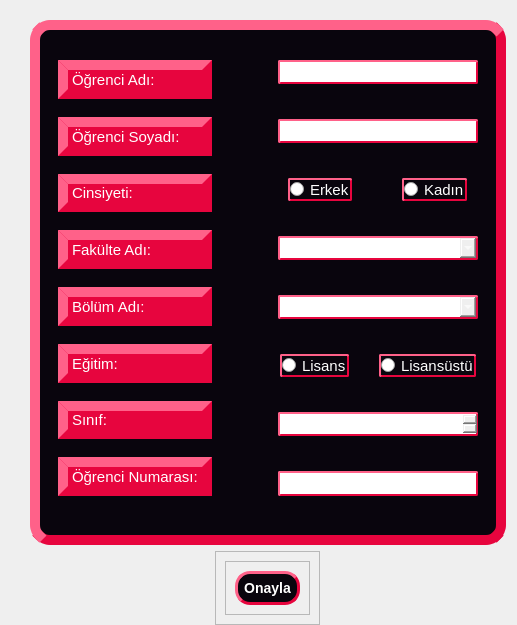
         <widget class="QWidget" name="pageOgrEkle">
          <layout class="QVBoxLayout" name="verticalLayout_8" stretch="0,0">
           <property name="leftMargin">
            <number>30</number>
           </property>
           <property name="topMargin">
            <number>20</number>
           </property>
           <property name="bottomMargin">
            <number>0</number>
           </property>
           <item alignment="Qt::AlignHCenter|Qt::AlignVCenter">
            <widget class="QFrame" name="frame_5">
             <property name="styleSheet">
              <string notr="true">QFrame{
background-color: rgb(9,5,13);
border-color: rgb(231, 5, 62);
border-width: 10px;
border-style: outset;
border-radius: 20px;
}</string>
             </property>
             <property name="frameShape">
              <enum>QFrame::StyledPanel</enum>
             </property>
             <property name="frameShadow">
              <enum>QFrame::Raised</enum>
             </property>
             <layout class="QHBoxLayout" name="horizontalLayout_12" stretch="50,50">
              <property name="topMargin">
               <number>30</number>
              </property>
              <property name="bottomMargin">
               <number>30</number>
              </property>
              <item alignment="Qt::AlignHCenter">
               <widget class="QFrame" name="frame_33">
                <property name="styleSheet">
                 <string notr="true">border:none;</string>
                </property>
                <property name="frameShape">
                 <enum>QFrame::StyledPanel</enum>
                </property>
                <property name="frameShadow">
                 <enum>QFrame::Raised</enum>
                </property>
                <layout class="QVBoxLayout" name="verticalLayout_31">
                 <property name="spacing">
                  <number>18</number>
                 </property>
                 <property name="topMargin">
                  <number>0</number>
                 </property>
                 <property name="rightMargin">
                  <number>30</number>
                 </property>
                 <property name="bottomMargin">
                  <number>9</number>
                 </property>
                 <item>
                  <widget class="QLabel" name="label_2">
                   <property name="minimumSize">
                    <size>
                     <width>0</width>
                     <height>0</height>
                    </size>
                   </property>
                   <property name="font">
                    <font>
                     <pointsize>-1</pointsize>
                    </font>
                   </property>
                   <property name="styleSheet">
                    <string notr="true">QLabel{
background-color: rgb(231, 5, 62);
border-color: rgb(231, 5, 62);
border-width: 10px;
border-style: outset;
border-radius: 20px;
color:rgb(255,255,255);
font-size: 15px;
}
</string>
                   </property>
                   <property name="text">
                    <string>Öğrenci Adı:</string>
                   </property>
                  </widget>
                 </item>
                 <item>
                  <widget class="QLabel" name="label_3">
                   <property name="minimumSize">
                    <size>
                     <width>0</width>
                     <height>0</height>
                    </size>
                   </property>
                   <property name="font">
                    <font>
                     <pointsize>-1</pointsize>
                    </font>
                   </property>
                   <property name="styleSheet">
                    <string notr="true">QLabel{
background-color: rgb(231, 5, 62);
border-color: rgb(231, 5, 62);
border-width: 10px;
border-style: outset;
border-radius: 20px;
color:rgb(255,255,255);
font-size: 15px;
}
</string>
                   </property>
                   <property name="text">
                    <string>Öğrenci Soyadı:</string>
                   </property>
                  </widget>
                 </item>
                 <item>
                  <widget class="QLabel" name="label_4">
                   <property name="minimumSize">
                    <size>
                     <width>0</width>
                     <height>0</height>
                    </size>
                   </property>
                   <property name="font">
                    <font>
                     <pointsize>-1</pointsize>
                    </font>
                   </property>
                   <property name="styleSheet">
                    <string notr="true">QLabel{
background-color: rgb(231, 5, 62);
border-color: rgb(231, 5, 62);
border-width: 10px;
border-style: outset;
border-radius: 20px;
color:rgb(255,255,255);
font-size: 15px;
}
</string>
                   </property>
                   <property name="text">
                    <string>Cinsiyeti:</string>
                   </property>
                  </widget>
                 </item>
                 <item>
                  <widget class="QLabel" name="label_5">
                   <property name="minimumSize">
                    <size>
                     <width>0</width>
                     <height>0</height>
                    </size>
                   </property>
                   <property name="font">
                    <font>
                     <pointsize>-1</pointsize>
                    </font>
                   </property>
                   <property name="styleSheet">
                    <string notr="true">QLabel{
background-color: rgb(231, 5, 62);
border-color: rgb(231, 5, 62);
border-width: 10px;
border-style: outset;
border-radius: 20px;
color:rgb(255,255,255);
font-size: 15px;
}
</string>
                   </property>
                   <property name="text">
                    <string>Fakülte Adı:</string>
                   </property>
                  </widget>
                 </item>
                 <item>
                  <widget class="QLabel" name="label_6">
                   <property name="minimumSize">
                    <size>
                     <width>0</width>
                     <height>0</height>
                    </size>
                   </property>
                   <property name="font">
                    <font>
                     <pointsize>-1</pointsize>
                    </font>
                   </property>
                   <property name="styleSheet">
                    <string notr="true">QLabel{
background-color: rgb(231, 5, 62);
border-color: rgb(231, 5, 62);
border-width: 10px;
border-style: outset;
border-radius: 20px;
color:rgb(255,255,255);
font-size: 15px;
}
</string>
                   </property>
                   <property name="text">
                    <string>Bölüm Adı:</string>
                   </property>
                  </widget>
                 </item>
                 <item>
                  <widget class="QLabel" name="label_20">
                   <property name="styleSheet">
                    <string notr="true">QLabel{
background-color: rgb(231, 5, 62);
border-color: rgb(231, 5, 62);
border-width: 10px;
border-style: outset;
border-radius: 20px;
color:rgb(255,255,255);
font-size: 15px;
}
</string>
                   </property>
                   <property name="text">
                    <string>Eğitim:</string>
                   </property>
                  </widget>
                 </item>
                 <item>
                  <widget class="QLabel" name="label_7">
                   <property name="minimumSize">
                    <size>
                     <width>0</width>
                     <height>0</height>
                    </size>
                   </property>
                   <property name="font">
                    <font>
                     <pointsize>-1</pointsize>
                    </font>
                   </property>
                   <property name="styleSheet">
                    <string notr="true">QLabel{
background-color: rgb(231, 5, 62);
border-color: rgb(231, 5, 62);
border-width: 10px;
border-style: outset;
border-radius: 20px;
color:rgb(255,255,255);
font-size: 15px;
}
</string>
                   </property>
                   <property name="text">
                    <string>Sınıf:</string>
                   </property>
                  </widget>
                 </item>
                 <item>
                  <widget class="QLabel" name="label_8">
                   <property name="minimumSize">
                    <size>
                     <width>0</width>
                     <height>0</height>
                    </size>
                   </property>
                   <property name="font">
                    <font>
                     <pointsize>-1</pointsize>
                    </font>
                   </property>
                   <property name="styleSheet">
                    <string notr="true">QLabel{
background-color: rgb(231, 5, 62);
border-color: rgb(231, 5, 62);
border-width: 10px;
border-style: outset;
border-radius: 20px;
color:rgb(255,255,255);
font-size: 15px;
}
</string>
                   </property>
                   <property name="text">
                    <string>Öğrenci Numarası:</string>
                   </property>
                  </widget>
                 </item>
                </layout>
               </widget>
              </item>
              <item alignment="Qt::AlignHCenter|Qt::AlignVCenter">
               <widget class="QFrame" name="frame_34">
                <property name="styleSheet">
                 <string notr="true">border:none;</string>
                </property>
                <property name="frameShape">
                 <enum>QFrame::StyledPanel</enum>
                </property>
                <property name="frameShadow">
                 <enum>QFrame::Raised</enum>
                </property>
                <layout class="QVBoxLayout" name="verticalLayout_5">
                 <property name="spacing">
                  <number>35</number>
                 </property>
                 <property name="sizeConstraint">
                  <enum>QLayout::SetDefaultConstraint</enum>
                 </property>
                 <property name="leftMargin">
                  <number>30</number>
                 </property>
                 <property name="topMargin">
                  <number>0</number>
                 </property>
                 <property name="rightMargin">
                  <number>9</number>
                 </property>
                 <item>
                  <widget class="QLineEdit" name="lnOgrEkleAd">
                   <property name="minimumSize">
                    <size>
                     <width>0</width>
                     <height>0</height>
                    </size>
                   </property>
                   <property name="maximumSize">
                    <size>
                     <width>16777215</width>
                     <height>16777215</height>
                    </size>
                   </property>
                   <property name="font">
                    <font>
                     <pointsize>-1</pointsize>
                    </font>
                   </property>
                   <property name="styleSheet">
                    <string notr="true">QLineEdit{
border-color: rgb(231, 5, 62);
border-width: 2px;
border-style: outset;
border-radius: 2px;
color:rgb(255,255,255);
font-size: 15px;
}

QLineEdit:hover {
background-color: qlineargradient(spread:pad, x1:0, y1:1, x2:0, y2:0, stop:0 rgb(41, 128, 185), stop:1 rgb(52, 152, 219));
}</string>
                   </property>
                  </widget>
                 </item>
                 <item>
                  <widget class="QLineEdit" name="lnOgrEkleSoyad">
                   <property name="minimumSize">
                    <size>
                     <width>0</width>
                     <height>0</height>
                    </size>
                   </property>
                   <property name="styleSheet">
                    <string notr="true">QLineEdit{
border-color: rgb(231, 5, 62);
border-width: 2px;
border-style: outset;
border-radius: 2px;
color:rgb(255,255,255);
font-size: 15px;
}

QLineEdit:hover {
background-color: qlineargradient(spread:pad, x1:0, y1:1, x2:0, y2:0, stop:0 rgb(41, 128, 185), stop:1 rgb(52, 152, 219));
}</string>
                   </property>
                  </widget>
                 </item>
                 <item alignment="Qt::AlignHCenter|Qt::AlignVCenter">
                  <widget class="QFrame" name="frame_9">
                   <property name="frameShape">
                    <enum>QFrame::StyledPanel</enum>
                   </property>
                   <property name="frameShadow">
                    <enum>QFrame::Raised</enum>
                   </property>
                   <layout class="QHBoxLayout" name="horizontalLayout_4">
                    <property name="spacing">
                     <number>50</number>
                    </property>
                    <property name="leftMargin">
                     <number>0</number>
                    </property>
                    <property name="topMargin">
                     <number>0</number>
                    </property>
                    <property name="rightMargin">
                     <number>0</number>
                    </property>
                    <property name="bottomMargin">
                     <number>0</number>
                    </property>
                    <item>
                     <widget class="QRadioButton" name="rdOgrErkek">
                      <property name="minimumSize">
                       <size>
                        <width>0</width>
                        <height>0</height>
                       </size>
                      </property>
                      <property name="styleSheet">
                       <string notr="true">QRadioButton{
border-color: rgb(231, 5, 62);
border-width: 2px;
border-style: outset;
border-radius: 2px;
color:rgb(255,255,255);
font-size: 15px;
}

QRadioButton:hover {
background-color: qlineargradient(spread:pad, x1:0, y1:1, x2:0, y2:0, stop:0 rgb(41, 128, 185), stop:1 rgb(52, 152, 219));
}</string>
                      </property>
                      <property name="text">
                       <string>Erkek</string>
                      </property>
                     </widget>
                    </item>
                    <item>
                     <widget class="QRadioButton" name="rdOgrKadin">
                      <property name="minimumSize">
                       <size>
                        <width>0</width>
                        <height>0</height>
                       </size>
                      </property>
                      <property name="styleSheet">
                       <string notr="true">QRadioButton{
border-color: rgb(231, 5, 62);
border-width: 2px;
border-style: outset;
border-radius: 2px;
color:rgb(255,255,255);
font-size: 15px;
}

QRadioButton:hover {
background-color: qlineargradient(spread:pad, x1:0, y1:1, x2:0, y2:0, stop:0 rgb(41, 128, 185), stop:1 rgb(52, 152, 219));
}</string>
                      </property>
                      <property name="text">
                       <string>Kadın</string>
                      </property>
                     </widget>
                    </item>
                   </layout>
                  </widget>
                 </item>
                 <item>
                  <widget class="QComboBox" name="cmBoxOgrEkleFakulte">
                   <property name="sizePolicy">
                    <sizepolicy hsizetype="Preferred" vsizetype="Fixed">
                     <horstretch>0</horstretch>
                     <verstretch>0</verstretch>
                    </sizepolicy>
                   </property>
                   <property name="minimumSize">
                    <size>
                     <width>0</width>
                     <height>0</height>
                    </size>
                   </property>
                   <property name="styleSheet">
                    <string notr="true">QComboBox{
border-color: rgb(231, 5, 62);
border-width: 2px;
border-style: outset;
border-radius: 2px;
color:rgb(255,255,255);
font-size: 15px;
}

QComboBox:hover {
background-color: qlineargradient(spread:pad, x1:0, y1:1, x2:0, y2:0, stop:0 rgb(41, 128, 185), stop:1 rgb(52, 152, 219));
}

QComboBox QAbstractItemView {
selection-background-color: lightgray;
color:rgb(255,255,255);
}</string>
                   </property>
                  </widget>
                 </item>
                 <item>
                  <widget class="QComboBox" name="cmBoxOgrEkleBolum">
                   <property name="minimumSize">
                    <size>
                     <width>0</width>
                     <height>0</height>
                    </size>
                   </property>
                   <property name="styleSheet">
                    <string notr="true">QComboBox{
border-color: rgb(231, 5, 62);
border-width: 2px;
border-style: outset;
border-radius: 2px;
color:rgb(255,255,255);
font-size: 15px;
}

QComboBox:hover {
background-color: qlineargradient(spread:pad, x1:0, y1:1, x2:0, y2:0, stop:0 rgb(41, 128, 185), stop:1 rgb(52, 152, 219));
}

QComboBox QAbstractItemView {
selection-background-color: lightgray;
color:rgb(255,255,255);
}</string>
                   </property>
                  </widget>
                 </item>
                 <item alignment="Qt::AlignHCenter|Qt::AlignVCenter">
                  <widget class="QFrame" name="frame_8">
                   <property name="frameShape">
                    <enum>QFrame::StyledPanel</enum>
                   </property>
                   <property name="frameShadow">
                    <enum>QFrame::Raised</enum>
                   </property>
                   <layout class="QHBoxLayout" name="horizontalLayout_3">
                    <property name="spacing">
                     <number>30</number>
                    </property>
                    <property name="leftMargin">
                     <number>0</number>
                    </property>
                    <property name="topMargin">
                     <number>0</number>
                    </property>
                    <property name="rightMargin">
                     <number>0</number>
                    </property>
                    <property name="bottomMargin">
                     <number>0</number>
                    </property>
                    <item>
                     <widget class="QRadioButton" name="rdLisans">
                      <property name="styleSheet">
                       <string notr="true">QRadioButton{
border-color: rgb(231, 5, 62);
border-width: 2px;
border-style: outset;
border-radius: 2px;
color:rgb(255,255,255);
font-size: 15px;
}

QRadioButton:hover {
background-color: qlineargradient(spread:pad, x1:0, y1:1, x2:0, y2:0, stop:0 rgb(41, 128, 185), stop:1 rgb(52, 152, 219));
}</string>
                      </property>
                      <property name="text">
                       <string>Lisans</string>
                      </property>
                     </widget>
                    </item>
                    <item>
                     <widget class="QRadioButton" name="rdLisansustu">
                      <property name="styleSheet">
                       <string notr="true">QRadioButton{
border-color: rgb(231, 5, 62);
border-width: 2px;
border-style: outset;
border-radius: 2px;
color:rgb(255,255,255);
font-size: 15px;
}

QRadioButton:hover {
background-color: qlineargradient(spread:pad, x1:0, y1:1, x2:0, y2:0, stop:0 rgb(41, 128, 185), stop:1 rgb(52, 152, 219));
}</string>
                      </property>
                      <property name="text">
                       <string>Lisansüstü</string>
                      </property>
                     </widget>
                    </item>
                   </layout>
                  </widget>
                 </item>
                 <item>
                  <widget class="QSpinBox" name="spBoxOgrEkleSinif">
                   <property name="sizePolicy">
                    <sizepolicy hsizetype="Minimum" vsizetype="Fixed">
                     <horstretch>0</horstretch>
                     <verstretch>0</verstretch>
                    </sizepolicy>
                   </property>
                   <property name="minimumSize">
                    <size>
                     <width>0</width>
                     <height>0</height>
                    </size>
                   </property>
                   <property name="maximumSize">
                    <size>
                     <width>16777215</width>
                     <height>16777215</height>
                    </size>
                   </property>
                   <property name="styleSheet">
                    <string notr="true">QSpinBox{
border-color: rgb(231, 5, 62);
border-width: 2px;
border-style: outset;
border-radius: 2px;
color:rgb(255,255,255);
font-size: 15px;
}

QSpinBox:hover {
background-color: qlineargradient(spread:pad, x1:0, y1:1, x2:0, y2:0, stop:0 rgb(41, 128, 185), stop:1 rgb(52, 152, 219));
}</string>
                   </property>
                   <property name="minimum">
                    <number>1</number>
                   </property>
                   <property name="maximum">
                    <number>6</number>
                   </property>
                  </widget>
                 </item>
                 <item>
                  <widget class="QLineEdit" name="lnOgrEkleOgrNo">
                   <property name="minimumSize">
                    <size>
                     <width>200</width>
                     <height>25</height>
                    </size>
                   </property>
                   <property name="styleSheet">
                    <string notr="true">QLineEdit{
border-color: rgb(231, 5, 62);
border-width: 2px;
border-style: outset;
border-radius: 2px;
color:rgb(255,255,255);
font-size: 15px;
}

QLineEdit:hover {
background-color: qlineargradient(spread:pad, x1:0, y1:1, x2:0, y2:0, stop:0 rgb(41, 128, 185), stop:1 rgb(52, 152, 219));
}</string>
                   </property>
                  </widget>
                 </item>
                </layout>
               </widget>
              </item>
             </layout>
            </widget>
           </item>
           <item alignment="Qt::AlignHCenter|Qt::AlignVCenter">
            <widget class="QFrame" name="frame_6">
             <property name="frameShape">
              <enum>QFrame::StyledPanel</enum>
             </property>
             <property name="frameShadow">
              <enum>QFrame::Raised</enum>
             </property>
             <layout class="QVBoxLayout" name="verticalLayout_7">
              <item alignment="Qt::AlignHCenter|Qt::AlignVCenter">
               <widget class="QFrame" name="frame_7">
                <property name="frameShape">
                 <enum>QFrame::StyledPanel</enum>
                </property>
                <property name="frameShadow">
                 <enum>QFrame::Raised</enum>
                </property>
                <layout class="QVBoxLayout" name="verticalLayout_6">
                 <item>
                  <widget class="QPushButton" name="btnOgrEkleOnayla">
                   <property name="styleSheet">
                    <string notr="true">QPushButton {
	background-color: rgb(9,5,13);
    border-style: outset;
    border-width: 3px;
    border-radius: 15px;
    border-color: rgb(231,5,62);
    font: bold 14px;
	color:rgb(255,255,255);
    min-width: 10em;
    padding: 6px;
}

QPushButton:hover {
background-color: qlineargradient(spread:pad, x1:0, y1:1, x2:0, y2:0, stop:0 rgb(41, 128, 185), stop:1 rgb(52, 152, 219));
}</string>
                   </property>
                   <property name="text">
                    <string>Onayla</string>
                   </property>
                  </widget>
                 </item>
                </layout>
               </widget>
              </item>
             </layout>
            </widget>
           </item>
          </layout>
         </widget>
